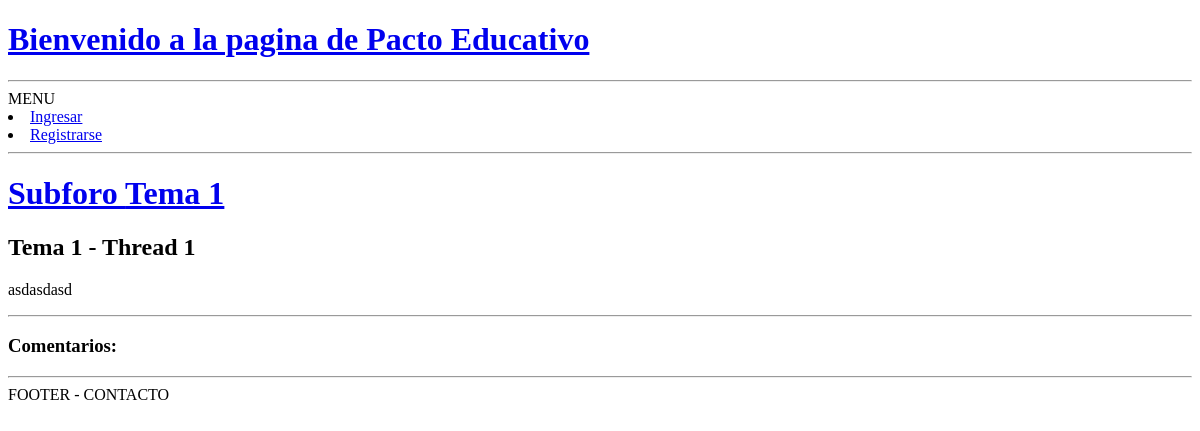
/foro/thread/1/, run on an earlier commit of the app's database.
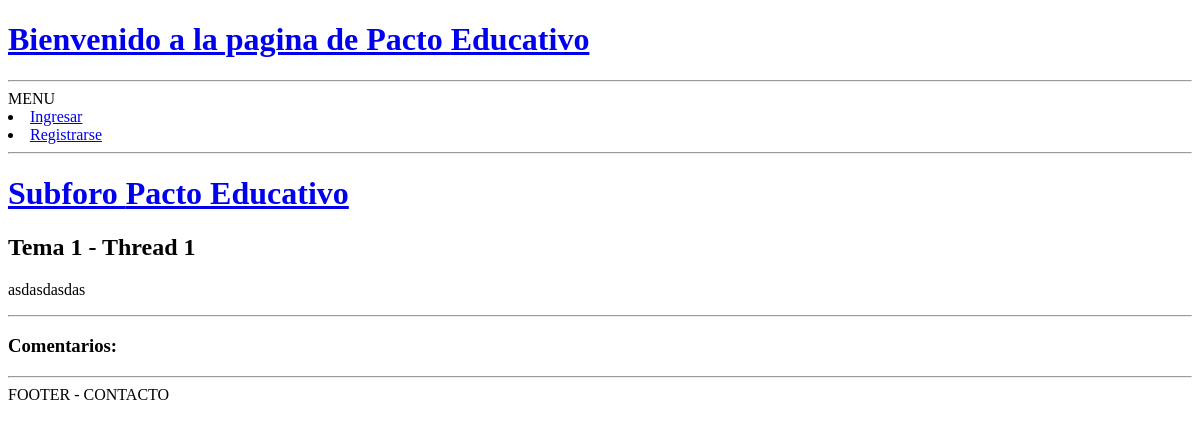
And on a later commit of the database.
### foro/models.py (models this page shows, shortened)
class Thread(models.Model):
	subforo = models.ForeignKey(Subforo, on_delete=models.CASCADE)
	autor = models.ForeignKey(User, on_delete=models.CASCADE)
	fecha_creacion = models.DateField(default=datetime.date.today)
	nombre = models.CharField(max_length=50, unique=True)
	body = models.CharField(max_length=500)

class Subforo(models.Model):
	nombre = models.CharField(max_length=50, unique=True)
	descripcion = models.CharField(max_length=200)
	icono = models.FileField(upload_to='icono')
	activo = models.BooleanField(default=True)

### foro/views.py (the view, shortened to what this page needs)
# urls.py: path('thread/<int:thread_id>/', views.thread, name='thread'),
def thread(request, thread_id):
	form = PostForm()
	thread = Thread.objects.get(pk=thread_id)
	posts = Post.objects.filter(thread=thread_id)
	return render(request, 'thread.html', {'thread' : thread, 'posts' : posts, 'form' : form})

### foro/templates/thread.html (shortened to what this page needs)
{% extends 'base.html' %}
{% block content %}
    <a href='/foro/subforo/{{ thread.subforo.id }}'><h1>Subforo {{ thread.subforo.nombre }}</h1></a>
    <h2>{{ thread.nombre }}</h2>
    <p> {{ thread.body }}</p>
    <hr>
    <h3>Comentarios:</h3>
{% endblock %}

What changed in the data, as far as the page shows it:
changed Thread "Tema 1 - Thread 1": subforo.nombre "Tema 1" → "Pacto Educativo"; body "asdasdasd" → "asdasdasdas"
